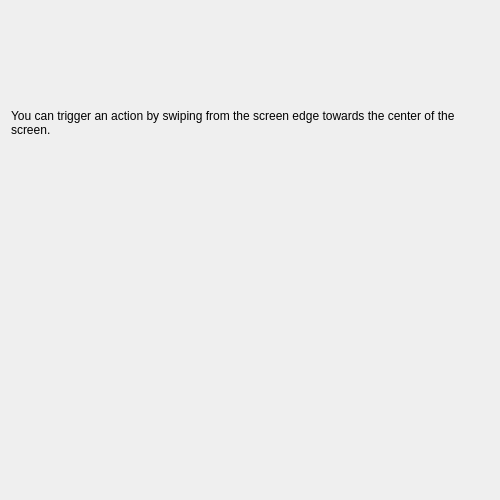
<?xml version="1.0" encoding="UTF-8"?>
<ui version="4.0">
 <class>NWinTouchScreenConfigUi</class>
 <widget class="QWidget" name="NWinTouchScreenConfigUi">
  <property name="geometry">
   <rect>
    <x>0</x>
    <y>0</y>
    <width>500</width>
    <height>500</height>
   </rect>
  </property>
  <layout class="QVBoxLayout" name="verticalLayout">
   <item>
    <widget class="QLabel" name="label_1">
     <property name="text">
      <string>You can trigger an action by swiping from the screen edge towards the center of the screen.</string>
     </property>
     <property name="wordWrap">
      <bool>true</bool>
     </property>
    </widget>
   </item>
   <item>
    <spacer name="verticalSpacer_1">
     <property name="orientation">
      <enum>Qt::Vertical</enum>
     </property>
     <property name="sizeType">
      <enum>QSizePolicy::Minimum</enum>
     </property>
     <property name="sizeHint" stdset="0">
      <size>
       <width>20</width>
       <height>20</height>
      </size>
     </property>
    </spacer>
   </item>
   <item>
    <widget class="NWin::Monitor" name="monitor" native="true">
     <property name="minimumSize">
      <size>
       <width>200</width>
       <height>200</height>
      </size>
     </property>
     <property name="focusPolicy">
      <enum>Qt::StrongFocus</enum>
     </property>
    </widget>
   </item>
   <item>
    <spacer name="verticalSpacer_2">
     <property name="orientation">
      <enum>Qt::Vertical</enum>
     </property>
    </spacer>
   </item>
  </layout>
 </widget>
 <customwidgets>
  <customwidget>
   <class>NWin::Monitor</class>
   <extends>QWidget</extends>
   <header>monitor.h</header>
   <container>1</container>
  </customwidget>
 </customwidgets>
 <resources/>
 <connections/>
</ui>
